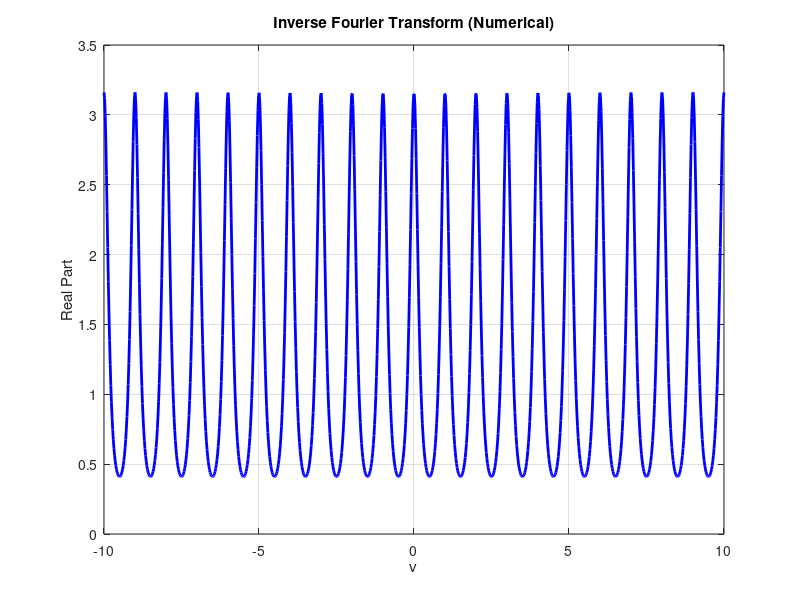

Recreate this plot in MATLAB.
% Define the parameters
sigma_x = 1;
beta = 0.25;
alpha = 0.25;

% Create a vector of numerical values for v
v_values = linspace(-10, 10, 1000); % Adjust the range and number of points as needed

% Initialize an array to store the inverse transform values
inverse_transform_values = zeros(size(v_values));

% Evaluate the inverse Fourier transform for each v value
for i = 1:numel(v_values)
    v = v_values(i);
    w = 2 * pi * v;
    y = sigma_x^2 ./ (abs(1 - beta * exp(-1i * w)).^2 .* (1 + alpha^2 - 2 * alpha * cos(2 * pi * v)));
    
    % Compute the inverse Fourier transform using numerical integration (ifft)
    inverse_transform_values(i) = ifft(y);
end

% Plot the real part of the inverse Fourier transform
figure;
plot(v_values, real(inverse_transform_values), 'b', 'LineWidth', 2);
xlabel('v');
ylabel('Real Part');
title('Inverse Fourier Transform (Numerical)');
grid on;
